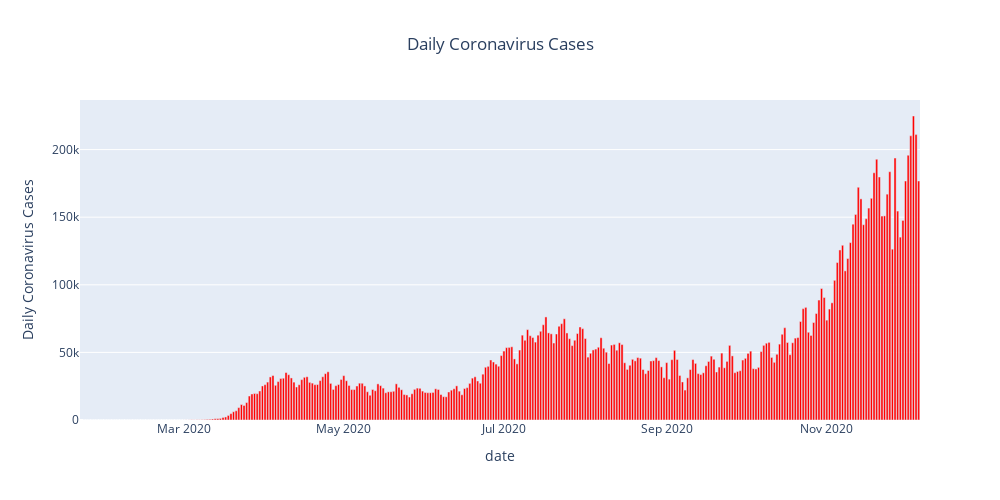

Notebook code for this chart:
### Code cell
fig=px.bar(US_daily,x='date',y="DailyCases",title="Daily Coronavirus Cases")
           #labels={'date':'date',
            #      ['Daily New Cases','Daily recoveries']:'Daily cases'})
#fig=px.line(US_daily,x='date',y='Daily recoveries')

#fig.add_trace(line=dict(color=['red','green'],width=4))

fig.update_traces(marker_color='red')

fig.update_layout(
        #title_text = 'Covid-19 deaths In The United States By Geography',
        yaxis_title="Daily Coronavirus Cases",
        title_x=0.5,
        showlegend = True,
        legend_title="",
        width=1000,height=500)

        
fig.show()

### Figure 1 — Plotly figure (JSON) as saved in the notebook; plotly's stock layout.template omitted (floating-point values rounded to 4 significant figures; data arrays with more than 128 entries replaced by an {"elided": "..."} marker saying what was removed)
{"data": [{"alignmentgroup": "True", "hovertemplate": "date=%{x}<br>DailyCases=%{y}<extra></extra>", "legendgroup": "", "marker": {"color": "red"}, "name": "", "offsetgroup": "", "orientation": "v", "showlegend": false, "textposition": "auto", "type": "bar", "x": {"elided": "320 str values"}, "xaxis": "x", "y": {"elided": "320 int values"}, "yaxis": "y"}], "layout": {"barmode": "relative", "height": 500, "legend": {"title": {"text": ""}, "tracegroupgap": 0}, "showlegend": true, "title": {"text": "Daily Coronavirus Cases", "x": 0.5}, "width": 1000, "xaxis": {"anchor": "y", "domain": [0, 1], "title": {"text": "date"}}, "yaxis": {"anchor": "x", "domain": [0, 1], "title": {"text": "Daily Coronavirus Cases"}}}}
